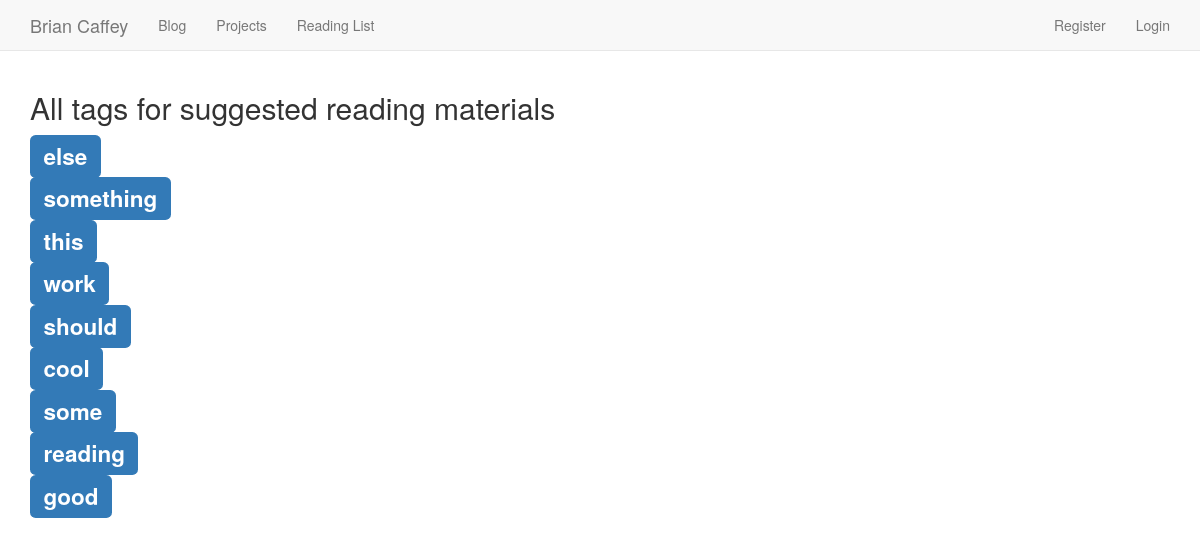
/reading-list/tags/, run on an earlier commit of the app's database.
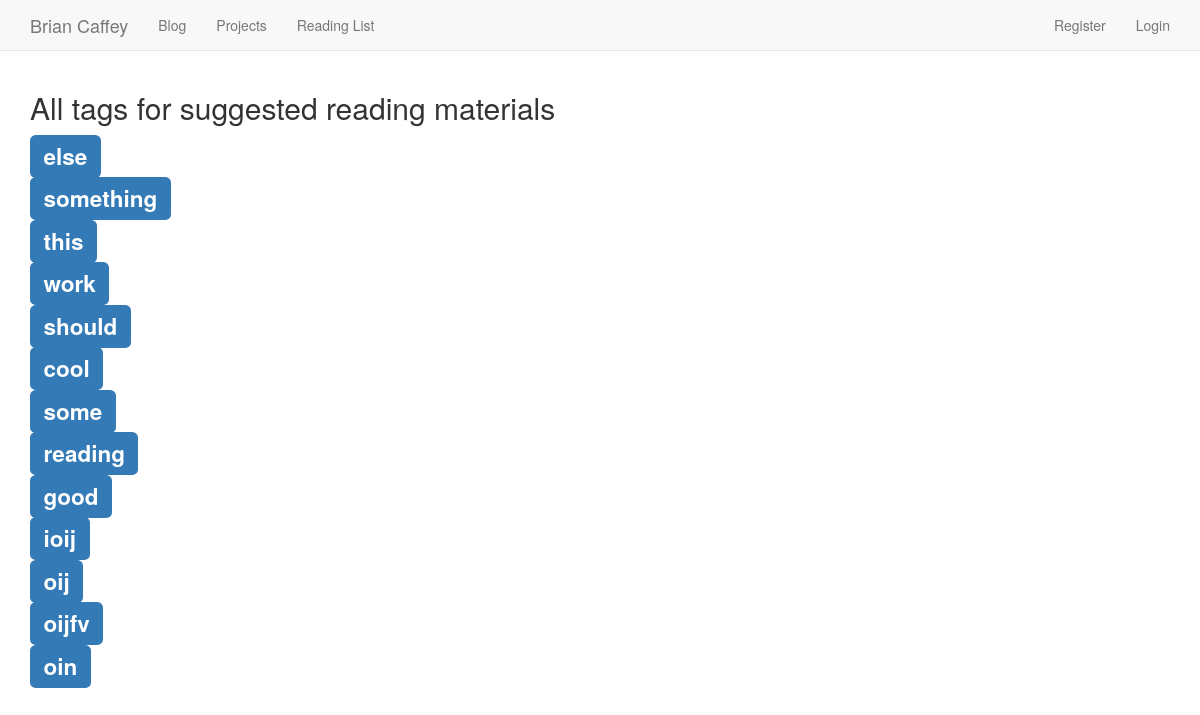
And on a later commit of the database.
### readinglist/views.py (the view)
def all_tags(request):
    tags = Tag.objects.all()
    context = {
        'tags':tags,
    }
    return render(request, 'readinglist/all_tags.html', context)

### readinglist/templates/readinglist/all_tags.html
{% extends 'base.html' %}
{% load crispy_forms_tags %}
{% block content %}
<h2>All tags for suggested reading materials</h2>
{% for tag in tags %}
<h2><a class="label label-primary" href="{% url 'reading-list:tag-view' slug=tag.slug %}">{{ tag }}</a></h2>
{% endfor %}
{% endblock %}

What changed in the data, as far as the page shows it:
added Tag: name "ioij"
added Tag: name "oij"
added Tag: name "oijfv"
added Tag: name "oin"
